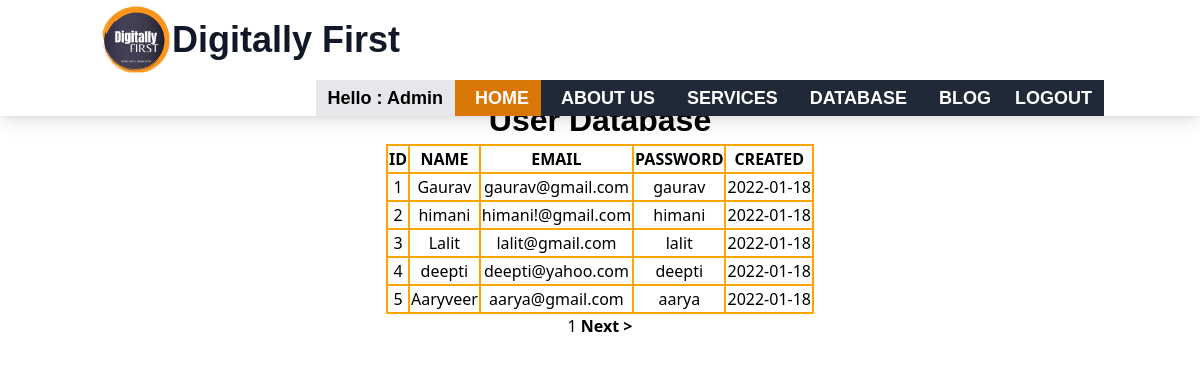
/database/ (signed in), run on the app's committed database.
### app/models.py (models this page shows, shortened)
class Client(models.Model):
 name= models.CharField(max_length=100)
 email= models.EmailField(max_length=100)
 password= models.CharField(max_length=50)
 created = models.DateField(DateTimeField, null=True)

### app/views.py (the view)
# urls.py: path('database/', views.data, name="data"),
def data(request):
    new_data =Client.objects.all()  # fetching all post objects from database
    p = Paginator(new_data, 5)  # creating a paginator object
    page_number = request.GET.get('page')
    try:
        page_obj = p.get_page(page_number)  # returns the desired page object
    except PageNotAnInteger:
        page_obj = p.page(1)
    except EmptyPage:
        page_obj = p.page(p.num_pages)
    context = {'page_obj': page_obj}
    return render(request, 'database.html', context)

### templates/database.html (shortened to what this page needs)
{% extends 'base.html' %}
{% load static %}
{% block content %}
<br>
<br>
<br>
<br>
<!DOCTYPE html>
<html lang="en">
<head>
</head>
<body> <form action="" ></form>
 <table>
 <h1> User Database</h1>
 <th>ID</th>
 <th>NAME</th>
 <th>EMAIL</th>
 <th>PASSWORD</th>
 <th>CREATED</th>
 {% for data in page_obj.object_list %}
 <tr>
 <td> {{data.id | safe}}</td>
 <td> {{data.name |safe}}</td>
 <td> {{data.email |safe}}</td>
 <td> {{data.password | safe}}</td>
 <td> {{data.created | safe}}</td>
</tr>
 {% endfor %}
</table>
<center>
   <span>    {{page_obj.number}}     </span>
   {%if page_obj.has_next %}
       <a href="?page={{page_obj.next_page_number}}"> <strong>  Next >  </strong> </a>
   {% endif %}
</center>
</body>
</html>
{% endblock  %}

### templates/base.html (shortened to what this page needs)
{% load static %}
<!DOCTYPE html>
<html lang="en">
<head>
  <link rel="stylesheet" href="https://cdnjs.cloudflare.com/ajax/libs/font-awesome/5.15.3/css/all.min.css" />
  <link href="https://unpkg.com/tailwindcss@^2/dist/tailwind.min.css" rel="stylesheet">
</head>
<body>
  <nav class="fixed z-50 w-full bg-white top-0 flex flex-wrap items-center justify-between px-auto py-auto shadow-lg ">
    <div class="container px-2 mx-auto flex flex-wrap items-center justify-between">
      <div class="w-full relative flex justify-between lg:w-auto lg:static lg:block lg:justify-start">
        <a class="flex title-font font-medium text-4xl items-center text-gray-900 mb-4 md:mb-0 font-bold text-black-700 hover:text-yellow-600"
          href="/">
          <img src="{% static 'img/LOGO.png' %}" fill="none" stroke="currentColor" stroke-linecap="round"
            stroke-linejoin="round" stroke-width="" class="w-15 h-20 text-white pt-1  rounded-lg" viewBox="0 0 24 24">
          Digitally First
        </a>
      </div>
      <div class="lg:flex flex-grow items-center hidden" id="example-navbar-danger">
        <ul class="flex flex-col lg:flex-row list-none lg:ml-auto ">
          <li class="nav-item ">
            <a class="px-3 py-1  flex items-center text-lg title-font bg-gray-200
             font-semibold text-black  hover:text-black-600 " {% if request.user %} <a class="navbar-brand"
              href="">Hello : {{request.user| title}}</a>
            {% else %}
            <a class="navbar-brand" href="">no</a>
            {% endif %}
          </li>
          <li class="nav-item">
            <a class="px-3 py-1  flex items-center text-lg uppercase bg-yellow-600 font-bold text-white hover:text-black-600 "
              href="/">
              <span class="ml-2"> Home</span>
            </a>
          </li>
          <li class="nav-item">
            <a class="px-3 py-1 flex items-center text-lg bg-gray-800 uppercase font-bold text-white hover:text-yellow-600"
              href="/aboutus/">
              <span class="ml-2">About Us</span>
            </a>
          </li>
          <li class="nav-item">
            <a class="px-3 py-1 flex items-center text-lg bg-gray-800 uppercase font-bold text-white hover:text-yellow-600 "
              href="/services/">
              <span class="ml-2">Services</span>
            </a>
          <li class="nav-item">
            <a href="/database/"
              class="px-3 py-1 flex items-center text-lg bg-gray-800 uppercase font-bold text-white hover:text-yellow-600 ">
              <span class="ml-2">DATABASE</span>
            </a>
          <li class="nav-item">
            <a href="/blog/"
              class="px-3 py-1 flex items-center text-lg bg-gray-800 uppercase font-bold text-white hover:text-yellow-600 ">
              <span class="ml-2">BLOG</span>
            </a>
          <li class="nav-item">
            {% if request.user.is_authenticated %}
            <a href="{% url 'logout' %}" class="px-3 py-1 flex items-center text-lg bg-gray-800 uppercase font-bold text-white hover:text-yellow-600 "> LOGOUT</a>
            {% else %}
            <a href="{% url 'login' %}" class="px-3 py-1 flex items-center text-lg bg-gray-800 uppercase font-bold text-white hover:text-yellow-600 ">
            LOGIN</a>
            {% endif %}
          </li>
      </div>
  </nav>
  {% block content %}
  {% endblock %}

### templates/base.html (style rules this page uses)
html { scroll-behavior: smooth; }

### templates/database.html (style rules this page uses)
th ,td,table,tr,table { text-align: center; margin-left: auto; margin-right: auto; border: 2px solid rgb(255, 165, 0) }
h1,div { text-align: center; font-size:xx-large; font-weight: bold; align-content: center; font-family:'Gill Sans', 'Gill Sans MT', Calibri, 'Trebuchet MS', sans-serif; }

### data on the page
Client: id "1", name "Gaurav", email "gaurav@gmail.com", password "gaurav", created "2022-01-18"
Client: id "2", name "himani", email "himani!@gmail.com", password "himani", created "2022-01-18"
Client: id "3", name "Lalit", email "lalit@gmail.com", password "lalit", created "2022-01-18"
Client: id "4", name "deepti", email "deepti@yahoo.com", password "deepti", created "2022-01-18"
Client: id "5", name "Aaryveer", email "aarya@gmail.com", password "aarya", created "2022-01-18"

### other printed values
{{ request.user| title }} "Admin"
{{ page_obj.number }} "1"
